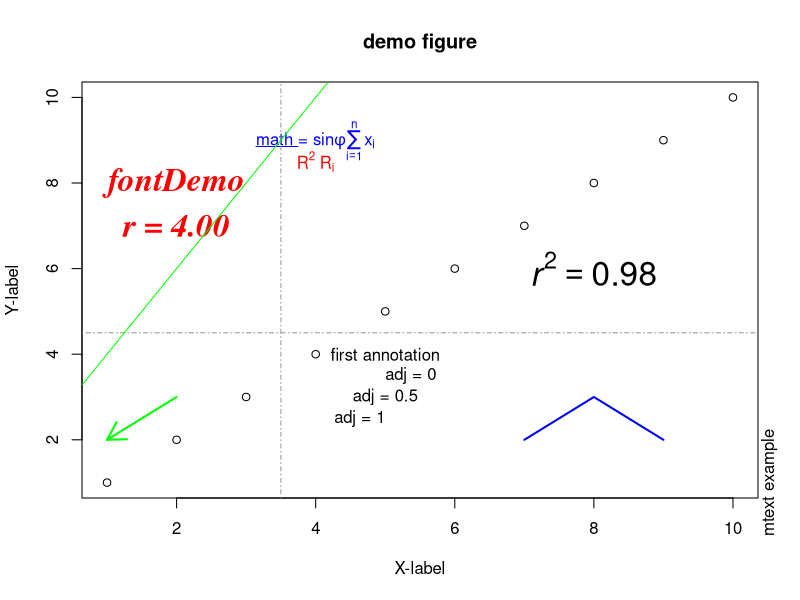

Generate this figure with R:
## Annotations in figures ----
# When making figure we often want to add some non standard text, here are some examples
# to get you started

# first we make a simple figure to add our annotations too
plot(1:10, main = 'demo figure',
     xlab = 'X-label',
     ylab = 'Y-label')

## ADD SIMPLE TEXT ----
# the primary function used to add text annotations to a figure is text
# It just requires the position where you want to place your text followed by 
# the text
text(5,4,'first annotation')

# As default text is centered on the coordinates selected but you can change that 
# with adj = 0 or adj = 1
text(5,3.5,'adj = 0',adj = 0) # the text starts at the coordinates
text(5,3.0,'adj = 0.5',adj = 0.5) # the text is centered on the coordinates
text(5,2.5,'adj = 1',adj = 1) # the text ends at the coordinates

# it is of course also possible to change the color font and text size 
text(2,8,'fontDemo',
     col = 'red',
     family = 'serif', # this is the font the default options are "serif", "sans" and "mono"
     cex = 2, # this is the text size, 2 is twice the normal size
     font = 4) # this is type of text 1=plain, 2=bold, 3=italic, 4=bold italic, 5=? maybe symbols or greek letters

# you can also insert a text that depends on the result of a calculation
c1 = 2+2
text(2,7,sprintf("r = %.2f", c1),
     col = 'red',
     family = 'serif', # this is the font the default options are "serif", "sans" and "mono"
     cex = 2, # this is the text size, 2 is twice the normal size
     font = 4) # this is type of text 1=plain, 2=bold, 3=italic, 4=bold italic, 5=? maybe symbols or greek letters



# Sometimes you might want to add text outside the plot, this can be done with
# mtext, but be aware that it is easy to place the text completely outside the plot
# so you can't see it
mtext('mtext example', 
      side = 4, # where to place the text 1=bottom, 2=left, 3=top, 4=right
      line = 0, # how close do you want the text to the plot 0 is closest
      at = 1) # This uses the coordinate system of the figure to decide where to start the text


## ADD FORMULA ----
# Mathematical Annotation in R
# You can tell R that a text should be plottet as matematical formula instead of 
# just plain text with the function expression()

text(4,9,expression(underline('math ') * "= sin" * phi * sum(x[i], i==1, n)), col = 'blue')
text(4,8.5,expression(R^2 * ' ' * R[i]), col = 'red')

# find more information about math plotting functions by searching for plotmath in help
# or on this website:
# https://astrostatistics.psu.edu/su07/R/html/grDevices/html/plotmath.html


## ADD ARROWS AND LINES ----
# you can draw a simple arrow
arrows(1,2,2,3, # position of arrow (from 1,2 to 2,3)
       length = 0.2, # size of arrow tip
       angle = 30, # angle of arrow tips
       code = 1, # type of arrow 0=no Tip 1=front 2=back 3=both
       lwd = 2, # line width
       col = 'green') # we can of course also set color

# draw a simple line or series of connected lines
lines(x=c(7,8,9),y=c(2,3,2), # list of x and y coordinates to draw lines between
       lwd = 2, # line width
       col = 'blue') # set color

# You can also just draw a horizontal or vertical line from edge to edge 
abline(h = 4.5,  # draw a horizontal line at 4.5
       v = 3.5,  # draw a vertical line at 3.5 (remowe this line if you only want one line)
       col = "gray60", # set color 
       lty  = 4) # set linetype 0=blank 1=solid 2=dashed 3=dotted 4=dotdash 5=longdash 6=twodash

# Or you can have a line with a specific intercept and slope
abline(2,2, # set intercept and slope 
       col = "green", # set color 
       lty  = 1)


## Add result of calculation and equation to plot ----
c1 = 0.98 # calculated R squared value 
lgnd <- bquote(italic(r)^2 == .(format(c1, digits = 6))) # insert c1 into expression
# plot expression on plot with text function
text(8,6,
     as.expression(lgnd),
     cex = 2)


## FANCY STUFF ----
# If you are really fancy you can plot a linear model directly
# I have commented this out because it opens a new figure but you can just uncomment and run it

# # calculate a model and add it to a figure
# myModel <- lm(dist ~ speed, data = cars) # Use the build in dataset cars
# plot(cars, main = 'Plotting my model') # plot the raw data
# abline(myModel) # plot the line fitted to the data in the model
# 
# # Make a text string with the formula for the line
# myFormula <- paste(                    # paste combines lines of text into one string
#                    myModel$terms[[2]], # get the name of the outcome
#                    ' = ',              # add a equal sign
#                    format(myModel$coefficients[2], digits = 3), # get the slope with 3 digits
#                    ' * ',              # add a multiply sign
#                    myModel$terms[[3]], # get the name of the predictor
#                    ' ',                # add a space
#                    format(myModel$coefficients[1], digits = 3) # get the intercept with 3 digits
#                    )
# 
# text(9, 40, myFormula) # print the formula on the plot
